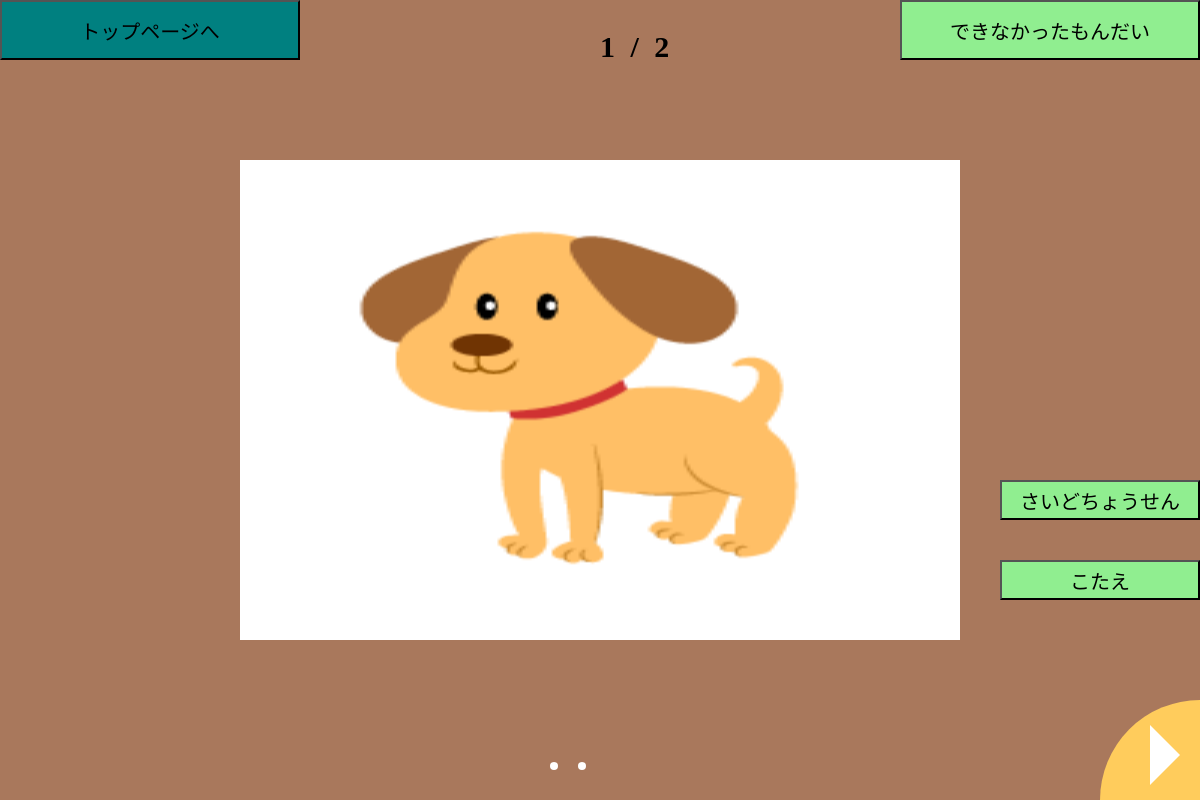
Page /flashcard/app/main?category=1&mode=all_cards (signed in) on the committed database.
### flashcardapp/models.py (models this page shows, shortened)
class Card(models.Model):
    class Meta:
        verbose_name = 'カード'
        verbose_name_plural = 'カード'
    name = models.CharField(
        verbose_name = '名前',
        max_length = 255
    )
    category = models.ForeignKey(
        to = Category,
        on_delete = models.CASCADE,
        related_name = 'cards'
    )
    image = models.ImageField(
        verbose_name = '画像ファイル',
        upload_to = 'card_images/',
    )
    audio = models.FileField(
        verbose_name = '音声ファイル',
        upload_to = 'card_audio/'
    )
    mistaken = models.BooleanField(
        verbose_name = '間違えた',
        default = False
    )

### flashcardapp/views.py (the view)
# urls.py: path('main', views.MainPage.as_view(), name='mainpage'),
class MainPage(LoginRequiredMixin, generic.ListView):
    model = Card
    template_name = 'mainpage.html'
    def get_queryset(self):
        mode = self.request.GET.get('mode')
        category_id = self.request.GET.get('category')
        category = get_object_or_404(Category, id=category_id)
        all_cards = Card.objects.filter(category = category)
        if mode == 'mistaken-only':
            only_mistaken = set()
            for mistaken in CardMistaken.objects.filter(user = self.request.user).select_related('card'):
                only_mistaken.add(mistaken.card)
            return only_mistaken
        return all_cards
    def get_context_data(self, **kwargs):
        ctx = super(MainPage, self).get_context_data(**kwargs)
        category_id = self.request.GET.get('category')
        category = get_object_or_404(Category, id=category_id)
        ctx['category'] = category
        ctx['mistakenonly'] = self.request.GET.get('mode') == 'mistaken-only'
        return ctx

### flashcardapp/templatetags/extratags.py (called while the page is built)
@register.filter
def multiply(value, arg):
    return int(value) * int(arg)

@register.filter
def ismistakenby(value, arg):
    mistaken = CardMistaken.objects.filter(card = value, user = arg)
    return len(mistaken) != 0

### flashcardapp/templates/mainpage.html (shortened to what this page needs)
{% extends 'base.html' %}
{% load static %}
{% load extratags %}
  {% block content %}
    {% if object_list %}
      <div class="css-slider-wrapper">
          <div class="slider-pagination">
            {% for card in object_list %}
              <label for="slider_{{ forloop.counter }}" class="page{{ forloop.counter }}"></label>
            {% endfor %}
          </div>
          {% for card in object_list %}
            <div class="slider slide-{{ forloop.counter }}" card_id = "{{ card.id }}">
                <div class="slider-inner-container">
                    <img src="{{ card.image.url }}" alt="">
                    <button class="to-top-page-button">
                      トップページへ
                    </button>
                      {% if mistakenonly %}
                        <button type="button" class="change-mode-button" mode="all-cards">
                          すべてのもんだい
                        </button>
                      {% else %}
                      <button class="change-mode-button" mode="mistaken-only">
                        できなかったもんだい
                      </button>
                      {% endif %}
                    {% if not card|ismistakenby:user %}
                      <button class="try-again-later-button">
                        さいどちょうせん
                      </button>
                    {% else %}
                      <button class="answered-this-card-button">
                        せいかいした！
                      </button>
                    {% endif %}
                    <button class="show-answer-button">
                      こたえ
                    </button>
                    {% if not forloop.last %}
                    <div class="move-btn to-next" target="{{ forloop.counter|add:1 }}">
                      <div class="to-next-triangle">
                      </div>
                    </div>
                    {% endif %}
                    <div class="number-pagination">
                        <span>{{ forloop.counter }} / {{ object_list.count }}</span>
                    </div>
                </div>
            </div>
          {% endfor %}
       {% else %}
            カードがありません
            <a href="{% url 'flashcardapp:toppage' %}">
              カテゴリにもどる
            </a>
       {% endif %}
    {% endblock %}

### flashcardapp/templates/mainpage.html (style rules this page uses)
.css-slider-wrapper { display: block; background: #FFF; overflow: hidden; position: absolute; left: 0; right: 0; top: 0; bottom: 0; }
.slider { width: 100%; height: 100%; position: absolute; left: 0; top: 0; opacity: 1; z-index: 0; display: flex; -webkit-transition: -webkit-transform 600ms; transition: -webkit-transform 600ms, transform 600ms; -webkit-transform: scale(1); transform: scale(1); }
.slider-inner-container { position: relative; width: 100%; height: 100%; }
.slider { display: flex; justify-content: flex-start; }
button { font-family: MyFont; font-size: 20px; }
.to-top-page-button { width: 300px; height: 60px; background-color: teal; position: absolute; top: ovh; left:0; }
.change-mode-button { width: 300px; height: 60px; background-color: lightgreen; position: absolute; top: 0vh; right:0; }
.show-answer-button { width: 200px; height: 40px; background-color: lightgreen; position: absolute; top: 70vh; right:0; }
.answered-this-card-button, .try-again-later-button { width: 200px; height: 40px; background-color: lightgreen; position: absolute; top: 60vh; right:0; }
.to-next { position: absolute; bottom:0; right: 0; width: 100px; height: 100px; background: #ffcc5c; border-radius: 100px 0 0 0; -moz-border-radius: 100px 0 0 0; -webkit-border-radius: 100px 0 0 0; }
.to-next-triangle { margin-top: 25px; margin-left: 50px; width: 0; height: 0; border-style: solid; border-width: 30px 0 30px 30px; border-color: transparent transparent transparent white; }
.slider-inner-container > img { position: absolute; left: 20vw; top: 20vh; height: 60vh; width: 60vw; opacity: 0; z-index: -1; }
.slider-inner-container > img { -webkit-transition: opacity 800ms, -webkit-transform 800ms; transition: transform 800ms, opacity 800ms; -webkit-transition-delay: 1.2s; transition-delay: 1.2s; }
.number-pagination { position: absolute; top: 30px; left: 50vw; font-weight: bold; }
.number-pagination span { font-size: 30px; color: black; letter-spacing: 4px; }
.slider-pagination { position: absolute; bottom: 30px; width: 575px; left: 45vw; z-index: 1000; display: flex; align-items: center; }
.slider-pagination label { width: 8px; height: 8px; border-radius: 50%; display: inline-block; background: #fff; margin: 0 10px; cursor: pointer; }

### rows in the picture
Card: image (picture), shows "さいどちょうせん", count "2"
